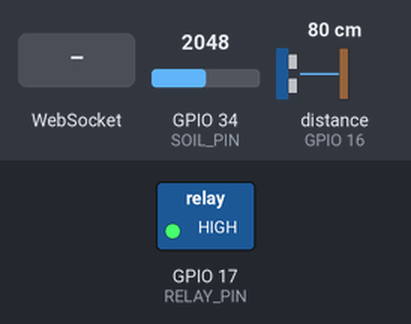
The sketch below on a simulated ESP32. Shown: switched loads named in the sketch (green lamp = pin HIGH). Wiring (inferred from the names in the program): ultrasonic range finder: trigger GPIO 27; echo GPIO 16. The test bench sets the inputs (shaded band); at power-on: GPIO 34 (SOIL_PIN) = 2048, distance to the obstacle (sensor on GPIO 16) 80 cm. The echo pulse lasts 58.3 µs per cm; WiFi joins after 1.5 s; servers stay silent unless stated; uploads are accepted with an empty reply; pins used as bus, display or sensor lines are not drawn; what the sketch prints to the serial monitor is not drawn.

Above: at 2.7 s.
2.8 s: WebSocket text "water_on" received
At 3.3 s:
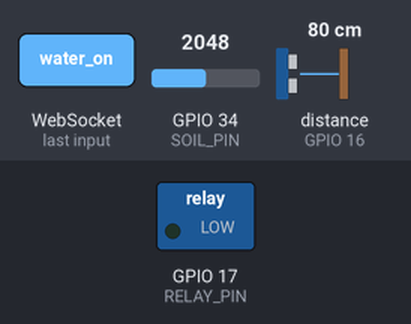
5.5 s: WebSocket text "water_off" received
7.0 s: WebSocket text "auto_on" received
8.5 s: GPIO 34 (SOIL_PIN) set to 2968
11.4 s: GPIO 34 (SOIL_PIN) set to 3055
At 17.0 s:
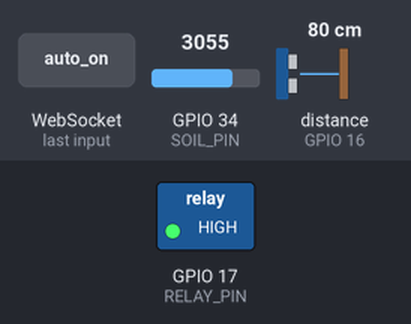
22.9 s: GPIO 34 (SOIL_PIN) set to 2960
At 23.4 s:
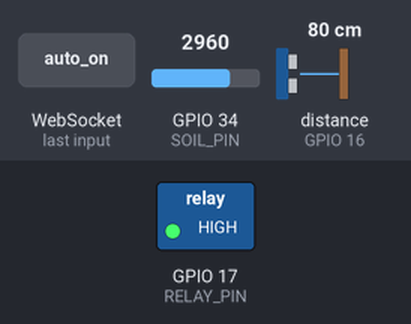
Timing chart, 0 to 25.4 s (numbered marks = the images above; inputs shaded):
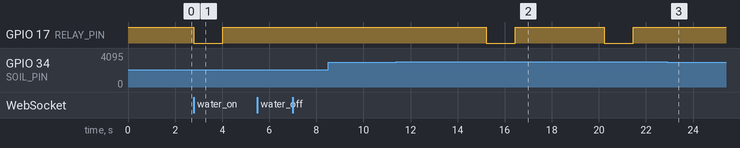

The sketch:

soil.ino
```cpp
#include <WiFi.h>
#include <HTTPClient.h>
#include <WebSocketsClient.h>

// ================= WIFI =================
const char* WIFI_SSID = "IT911";
const char* WIFI_PASSWORD = "OsamaBenLaden2011";

// ================= BACKEND =================
const char* IRRIGATION_ENDPOINT = "http://95.182.118.204:8000/api/irrigation";
const char* SOIL_ENDPOINT       = "http://95.182.118.204:8000/api/soil";

// ================= WEBSOCKET =================
WebSocketsClient webSocket;
const char* WS_HOST = "95.182.118.204";
const int   WS_PORT = 8000;
const char* WS_PATH = "/ws/water";

// ================= PINS =================
#define RELAY_PIN 17
#define ECHO_PIN 16
#define TRIG_PIN 27
#define SOIL_PIN 34

// ================= CONSTANTS =================
#define CUP_HEIGHT_CM 6.0
const long SOIL_INTERVAL = 5000;
const long ULTRASONIC_INTERVAL = 3000;

// ================= GLOBALS =================
unsigned long lastSOILTime = 0;
unsigned long lastUltrasonicTime = 0;

bool waterState = false;
bool autoMode = false;

int soilValue = 0;
int waterPercent = 0;

// ================= WIFI =================
void connectToWiFi() {
  WiFi.begin(WIFI_SSID, WIFI_PASSWORD);
  Serial.print("Connecting to WiFi");
  while (WiFi.status() != WL_CONNECTED) {
    delay(500);
    Serial.print(".");
  }
  Serial.println("\n✅ WiFi Connected");
}

// ================= HTTP SEND =================
void sendHTTP(const char* url, String payload) {
  if (WiFi.status() == WL_CONNECTED) {
    HTTPClient http;
    http.begin(url);
    http.addHeader("Content-Type", "application/json");

    int code = http.POST(payload);

    Serial.println("POST -> " + String(url));
    Serial.println("Payload: " + payload);
    Serial.println("Response: " + String(code));

    http.end();
  }
}

// ================= WATER PUMP =================
void setWaterPump(bool state) {
  if (state) {
    waterState = true;
    digitalWrite(RELAY_PIN, LOW);
    Serial.println("💧 Pump ON");

    sendHTTP(IRRIGATION_ENDPOINT, "{}");

    delay(1000);  // ✅ 1 СЕКУНДА

    waterState = false;
    digitalWrite(RELAY_PIN, HIGH);
    Serial.println("🛑 Pump OFF");
  }
  else {
    waterState = false;
    digitalWrite(RELAY_PIN, HIGH);
    Serial.println("🛑 Pump OFF");
  }
}

// ================= SOIL SENSOR =================
void readSoil() {
  if (millis() - lastSOILTime >= SOIL_INTERVAL) {
    lastSOILTime = millis();

    soilValue = analogRead(SOIL_PIN);
    Serial.println("🌱 Soil: " + String(soilValue));

    // ✅ отправка soil
    String payload = "{\"value\":" + String(soilValue) + "}";
    sendHTTP(SOIL_ENDPOINT, payload);

    // ✅ AutoMode
    if (autoMode) {
      if (soilValue > 3000) setWaterPump(true);
      else setWaterPump(false);
    }
  }
}

// ================= ULTRASONIC =================
float readUltrasonicCM() {
  digitalWrite(TRIG_PIN, LOW);
  delayMicroseconds(2);
  digitalWrite(TRIG_PIN, HIGH);
  delayMicroseconds(10);
  digitalWrite(TRIG_PIN, LOW);

  long duration = pulseIn(ECHO_PIN, HIGH, 30000);
  if (duration == 0) return -1;
  return duration * 0.034 / 2;
}

void readWaterLevel() {
  if (millis() - lastUltrasonicTime >= ULTRASONIC_INTERVAL) {
    lastUltrasonicTime = millis();

    float distance = readUltrasonicCM();
    if (distance == -1) return;

    float level = CUP_HEIGHT_CM - distance;
    if (level < 0) level = 0;
    if (level > CUP_HEIGHT_CM) level = CUP_HEIGHT_CM;

    waterPercent = (level / CUP_HEIGHT_CM) * 100;

    Serial.println("🧪 Water: " + String(waterPercent) + "%");
  }
}

// ================= SEND STATUS WS =================
void sendStatusWS() {
  String json = "{";
  json += "\"soil\":" + String(soilValue) + ",";
  json += "\"water_percent\":" + String(waterPercent) + ",";
  json += "\"pump\":" + String(waterState ? 1 : 0) + ",";
  json += "\"auto\":" + String(autoMode ? 1 : 0);
  json += "}";

  webSocket.sendTXT(json);
}

// ================= WEBSOCKET =================
void webSocketEvent(WStype_t type, uint8_t * payload, size_t length) {
  if (type == WStype_TEXT) {
    String msg = String((char*)payload);
    Serial.println("WS -> " + msg);

    if (msg == "water_on") {
      autoMode = false;
      setWaterPump(true);
    }

    if (msg == "water_off") {
      autoMode = false;
      setWaterPump(false);
    }

    if (msg == "auto_on") autoMode = true;
    if (msg == "auto_off") {
      autoMode = false;
      setWaterPump(false);
    }

    if (msg == "get_status") sendStatusWS();
  }
}

// ================= START WS =================
void startWebSocket() {
  webSocket.begin(WS_HOST, WS_PORT, WS_PATH);
  webSocket.onEvent(webSocketEvent);
}

// ================= SETUP =================
void setup() {
  Serial.begin(9600);

  pinMode(RELAY_PIN, OUTPUT);
  pinMode(TRIG_PIN, OUTPUT);
  pinMode(ECHO_PIN, INPUT);

  setWaterPump(false);
  connectToWiFi();
  startWebSocket();
}

// ================= LOOP =================
void loop() {
  webSocket.loop();
  readSoil();
  readWaterLevel();
}
```

Measured:
- the behaviour switches between 3000 and 3001 on GPIO 34 (SOIL_PIN) (found by bisection; images 1 and 2)
- after the input at 2.8 s, GPIO 17 (RELAY_PIN): HIGH → LOW at once, → HIGH 1.2 s later
- after the input at 5.5 s, every drawn part: stays the same
- after the input at 7.0 s, every drawn part: stays the same
- after the input at 8.5 s, every drawn part: stays the same
- after the input at 11.4 s, GPIO 17 (RELAY_PIN): alternates HIGH for 3.8 s and LOW for 1.2 s, starting after 3.8 s
- after the input at 22.9 s, GPIO 17 (RELAY_PIN): stays HIGH (without the input it goes to LOW after 2.3 s)
